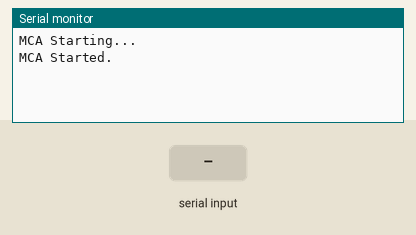
Recording of a sketch running on a simulated ESP32. Shown: the last lines printed to the serial monitor. The inputs (shaded band) are chosen by the test bench.

Above: at 6.2 s.
6.3 s: "z" received over Serial
At 7.5 s:
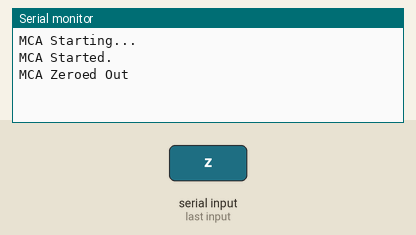
7.8 s: "1" received over Serial
At 8.6 s:
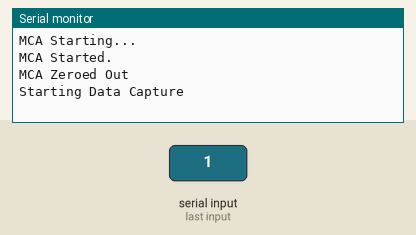

Measured:
- after the input at 6.3 s, the serial monitor: prints a new line at once (image 1)
- after the input at 7.8 s, the serial monitor: prints a new line at once (image 2)

The sketch:

MCATest.ino
```cpp
#include "mca.h"
// #include "inttypes.h"
#include "stdio.h"
// #include "stdint.h"

MCA mca(&Serial1);

void setup(){
  Serial.begin(9600);

  Serial.println("MCA Starting...");

  delay(5000);

  Serial.println("MCA Started.");
}

void loop(){
  if(Serial.available()){
    char hold = Serial.read();

    if(hold == 'z'){
      mca.zero_out();
      Serial.println("MCA Zeroed Out");
    }
    else{
      Serial.println("Starting Data Capture");
      uint err = mca.capture();
      Serial.println("Done Capturing Data...");

      if(err == 2){
        Serial.println("Capture Timed Out");
      }

      for(int i = 0; i < mca.captureSize; ++i){
        // Serial.print(i); Serial.print(": "); Serial.println(mca.recentCapture[i]); // Labeled
        Serial.print(mca.recentCapture[i]); Serial.print(',');
      }
      Serial.println("\n Done!");
    }

    Serial.clear();
  }
}
```

mca.h
```cpp
#include "pins_arduino.h"
#include <cstddef>
#include "wiring.h"
#include <stdint.h>
#include "usb_serial.h"
#include "core_pins.h"

#define CAPTURE_SIZE 4096
#define TIMEOUT_SECONDS 10
#define CHANNEL_SIZE 4

#include "HardwareSerial.h"
#include <stdio.h>

class MCA{
  public:
    uint32_t recentCapture[CAPTURE_SIZE];
    const int captureSize = CAPTURE_SIZE;

    void clear_recent();
    void zero_out();
    bool capture();
    MCA(HardwareSerial *ser);
  private:
    uint32_t startTime;
    HardwareSerial *mSerial;

};

MCA::MCA(HardwareSerial *ser){
  mSerial = ser;
  mSerial->begin(115200);

  clear_recent();
}

// Zeros out the MCA to reset collected data.
void MCA::zero_out(){
  mSerial->write(1); mSerial->write(1); // Get actual zero out bits
}

// Clears the recentCapture array with all 0's.
void MCA::clear_recent(){
  for(int i = 0; i < captureSize; ++i){
    recentCapture[i] = 0;
  }
}

// Performs a 4096 byte capture from the MCA.
bool MCA::capture(){
  int hold = 0;   // Holds the immediate read output (8 bits max)
  uint32_t buffer = 0;    // Combines holds until it reads 32 bits of data.
  size_t retries = 0;   // Stores the number of times the serial attempts, but can't read the MCA.
  uint bitOrder[4] = {8,16,24,0};   // Holds the bit shift values for the buffer based on octet receive order.
  uint timeout = millis() + (1000 * TIMEOUT_SECONDS); // Sets timeout if not all/any data can be read from the MCA.

  while(mSerial->available()){mSerial->read();} // Clear out any pre-existing data in the buffer
  mSerial->write((int)0); mSerial->write((int)16); // Send data request to MCA
  while((!mSerial->available()) && (timeout > millis())){} // Wait for a response with timeout

  // Reads out the serial data against a count instead of if Serial is available.  Also has timeout
  for(int i = 0; (i < captureSize * CHANNEL_SIZE) && (timeout > millis()); ++i){
    if(!mSerial->available()){
      retries += 1;
      --i;
      continue;
    }

    hold = mSerial->read();

    // Get what octet we're on.
    short octet = i % 4;
    // Combine the read into the overall buffer.
    // The bit shift must reference the order table because MCA maniacs like doing things out of order.
    buffer = buffer | (hold << bitOrder[octet]);

    // When 32 bits have been read, save result and clear buffer.
    if(!(octet)){
      recentCapture[i/4] = buffer;
      buffer = 0;
    }
  }
  Serial.printf("Retries: %u\n", retries); // How many times there was no data ready for a read.
  if(millis() >= timeout){
    Serial.println("Capture Timed out...");
    return 2;  // Return error value if timed out.
  }

  return 1;
}
```
